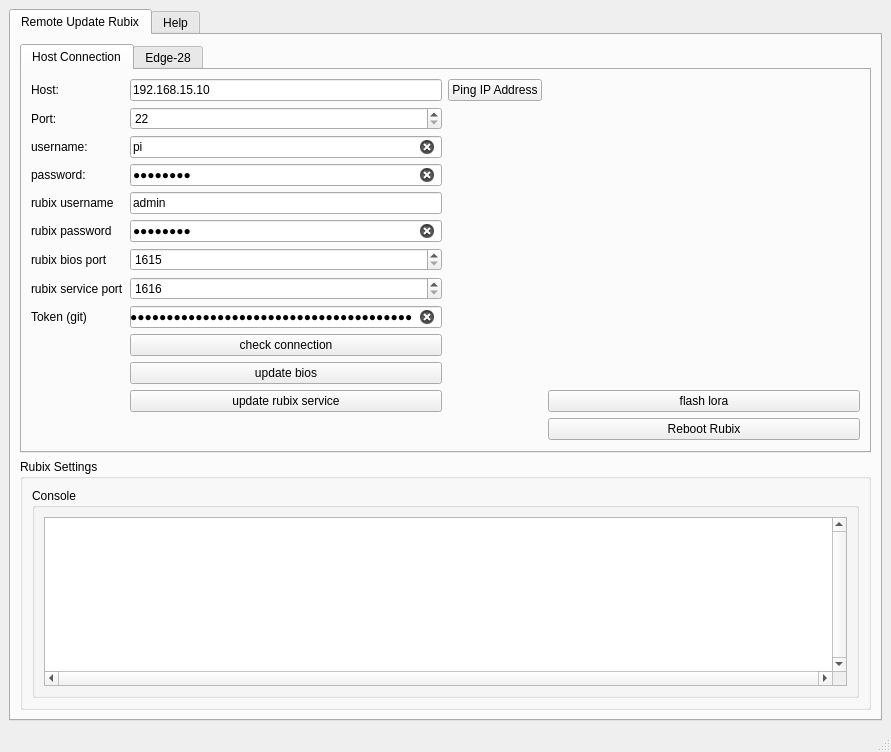
<?xml version="1.0" encoding="UTF-8"?>
<ui version="4.0">
 <class>MainWindow</class>
 <widget class="QMainWindow" name="MainWindow">
  <property name="enabled">
   <bool>true</bool>
  </property>
  <property name="geometry">
   <rect>
    <x>0</x>
    <y>0</y>
    <width>891</width>
    <height>752</height>
   </rect>
  </property>
  <property name="sizePolicy">
   <sizepolicy hsizetype="Expanding" vsizetype="Expanding">
    <horstretch>0</horstretch>
    <verstretch>0</verstretch>
   </sizepolicy>
  </property>
  <property name="minimumSize">
   <size>
    <width>500</width>
    <height>500</height>
   </size>
  </property>
  <property name="maximumSize">
   <size>
    <width>1677721</width>
    <height>1677721</height>
   </size>
  </property>
  <property name="acceptDrops">
   <bool>false</bool>
  </property>
  <property name="windowTitle">
   <string>Rubix Utils</string>
  </property>
  <property name="layoutDirection">
   <enum>Qt::LeftToRight</enum>
  </property>
  <property name="toolButtonStyle">
   <enum>Qt::ToolButtonIconOnly</enum>
  </property>
  <property name="documentMode">
   <bool>false</bool>
  </property>
  <property name="dockOptions">
   <set>QMainWindow::AllowNestedDocks|QMainWindow::AllowTabbedDocks|QMainWindow::AnimatedDocks</set>
  </property>
  <widget class="QWidget" name="centralwidget">
   <layout class="QVBoxLayout" name="verticalLayout">
    <item>
     <widget class="QTabWidget" name="lora_flasher">
      <property name="minimumSize">
       <size>
        <width>0</width>
        <height>0</height>
       </size>
      </property>
      <property name="maximumSize">
       <size>
        <width>900</width>
        <height>900</height>
       </size>
      </property>
      <property name="currentIndex">
       <number>0</number>
      </property>
      <widget class="QWidget" name="tab_rubix_remote_update">
       <attribute name="title">
        <string>Remote Update Rubix</string>
       </attribute>
       <layout class="QVBoxLayout" name="verticalLayout_2">
        <item>
         <widget class="QTabWidget" name="token">
          <property name="enabled">
           <bool>true</bool>
          </property>
          <property name="currentIndex">
           <number>0</number>
          </property>
          <widget class="QWidget" name="widget">
           <attribute name="title">
            <string>Host Connection</string>
           </attribute>
           <layout class="QGridLayout" name="gridLayout">
            <item row="3" column="0">
             <widget class="QLabel" name="label_4">
              <property name="text">
               <string>password:</string>
              </property>
             </widget>
            </item>
            <item row="8" column="0">
             <widget class="QLabel" name="label_6">
              <property name="text">
               <string>Token (git)</string>
              </property>
             </widget>
            </item>
            <item row="13" column="4">
             <widget class="QPushButton" name="action_lora_reflash">
              <property name="text">
               <string>flash lora</string>
              </property>
             </widget>
            </item>
            <item row="2" column="0">
             <widget class="QLabel" name="label_2">
              <property name="text">
               <string>username:</string>
              </property>
             </widget>
            </item>
            <item row="7" column="2">
             <widget class="QSpinBox" name="rubix_service_port">
              <property name="minimum">
               <number>1616</number>
              </property>
              <property name="maximum">
               <number>60000</number>
              </property>
             </widget>
            </item>
            <item row="4" column="0">
             <widget class="QLabel" name="label_5">
              <property name="text">
               <string>rubix username</string>
              </property>
             </widget>
            </item>
            <item row="10" column="2">
             <widget class="QPushButton" name="action_remote_update_connect">
              <property name="text">
               <string>check connection</string>
              </property>
             </widget>
            </item>
            <item row="3" column="2">
             <widget class="QLineEdit" name="setting_remote_update_password">
              <property name="text">
               <string>N00BRCRC</string>
              </property>
              <property name="echoMode">
               <enum>QLineEdit::PasswordEchoOnEdit</enum>
              </property>
              <property name="clearButtonEnabled">
               <bool>true</bool>
              </property>
             </widget>
            </item>
            <item row="1" column="2">
             <widget class="QSpinBox" name="setting_remote_update_port">
              <property name="minimum">
               <number>22</number>
              </property>
              <property name="maximum">
               <number>60000</number>
              </property>
             </widget>
            </item>
            <item row="12" column="4">
             <spacer name="horizontalSpacer_2">
              <property name="orientation">
               <enum>Qt::Horizontal</enum>
              </property>
              <property name="sizeHint" stdset="0">
               <size>
                <width>40</width>
                <height>20</height>
               </size>
              </property>
             </spacer>
            </item>
            <item row="0" column="2">
             <widget class="QLineEdit" name="setting_remote_update_host">
              <property name="text">
               <string>192.168.15.10</string>
              </property>
             </widget>
            </item>
            <item row="12" column="2">
             <widget class="QPushButton" name="action_remote_update">
              <property name="text">
               <string>update bios</string>
              </property>
             </widget>
            </item>
            <item row="6" column="0">
             <widget class="QLabel" name="label_9">
              <property name="text">
               <string>rubix bios port</string>
              </property>
             </widget>
            </item>
            <item row="13" column="2">
             <widget class="QPushButton" name="action_remote_rubix_service">
              <property name="text">
               <string>update rubix service</string>
              </property>
             </widget>
            </item>
            <item row="8" column="2">
             <widget class="QLineEdit" name="github_token">
              <property name="text">
               <string>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</string>
              </property>
              <property name="echoMode">
               <enum>QLineEdit::PasswordEchoOnEdit</enum>
              </property>
              <property name="clearButtonEnabled">
               <bool>true</bool>
              </property>
             </widget>
            </item>
            <item row="2" column="2">
             <widget class="QLineEdit" name="setting_remote_update_user">
              <property name="text">
               <string>pi</string>
              </property>
              <property name="echoMode">
               <enum>QLineEdit::Normal</enum>
              </property>
              <property name="clearButtonEnabled">
               <bool>true</bool>
              </property>
             </widget>
            </item>
            <item row="4" column="2">
             <widget class="QLineEdit" name="rubix_username">
              <property name="text">
               <string>admin</string>
              </property>
             </widget>
            </item>
            <item row="0" column="0">
             <widget class="QLabel" name="label">
              <property name="text">
               <string>Host: </string>
              </property>
             </widget>
            </item>
            <item row="1" column="0">
             <widget class="QLabel" name="label_3">
              <property name="text">
               <string>Port:</string>
              </property>
             </widget>
            </item>
            <item row="7" column="0">
             <widget class="QLabel" name="label_10">
              <property name="text">
               <string>rubix service port</string>
              </property>
             </widget>
            </item>
            <item row="5" column="2">
             <widget class="QLineEdit" name="rubix_password">
              <property name="text">
               <string>N00BRCRC</string>
              </property>
              <property name="echoMode">
               <enum>QLineEdit::PasswordEchoOnEdit</enum>
              </property>
              <property name="clearButtonEnabled">
               <bool>true</bool>
              </property>
             </widget>
            </item>
            <item row="0" column="3">
             <widget class="QPushButton" name="action_remote_ping_host">
              <property name="toolTip">
               <string extracomment="Ping ip address (dosnt ping the ssh port only the ip)"/>
              </property>
              <property name="toolTipDuration">
               <number>5</number>
              </property>
              <property name="text">
               <string>Ping IP Address</string>
              </property>
             </widget>
            </item>
            <item row="6" column="2">
             <widget class="QSpinBox" name="rubix_bios_port">
              <property name="minimum">
               <number>1615</number>
              </property>
              <property name="maximum">
               <number>60000</number>
              </property>
             </widget>
            </item>
            <item row="5" column="0">
             <widget class="QLabel" name="label_7">
              <property name="text">
               <string>rubix password</string>
              </property>
             </widget>
            </item>
            <item row="14" column="4">
             <widget class="QPushButton" name="rubix_reboot">
              <property name="text">
               <string>Reboot Rubix</string>
              </property>
             </widget>
            </item>
           </layout>
          </widget>
          <widget class="QWidget" name="tab">
           <attribute name="title">
            <string>Edge-28</string>
           </attribute>
           <layout class="QGridLayout" name="gridLayout_2">
            <item row="7" column="1">
             <widget class="QLabel" name="label_16">
              <property name="text">
               <string>net mask</string>
              </property>
             </widget>
            </item>
            <item row="6" column="1">
             <widget class="QLabel" name="label_15">
              <property name="text">
               <string>new ip</string>
              </property>
             </widget>
            </item>
            <item row="2" column="3">
             <widget class="QLineEdit" name="bbb_user">
              <property name="text">
               <string>debian</string>
              </property>
             </widget>
            </item>
            <item row="1" column="1">
             <widget class="QLabel" name="label_13">
              <property name="text">
               <string>port</string>
              </property>
             </widget>
            </item>
            <item row="9" column="3">
             <widget class="QPushButton" name="run_update_bbb_ip">
              <property name="text">
               <string>Update</string>
              </property>
             </widget>
            </item>
            <item row="6" column="3">
             <widget class="QLineEdit" name="bbb_new_ip">
              <property name="text">
               <string>192.168.15.249</string>
              </property>
             </widget>
            </item>
            <item row="8" column="3">
             <widget class="QLineEdit" name="bbb_new_router">
              <property name="text">
               <string>192.168.15.253</string>
              </property>
             </widget>
            </item>
            <item row="0" column="1">
             <widget class="QLabel" name="label_12">
              <property name="text">
               <string>host</string>
              </property>
             </widget>
            </item>
            <item row="0" column="3">
             <widget class="QLineEdit" name="bbb_host">
              <property name="text">
               <string>192.168.15.249</string>
              </property>
             </widget>
            </item>
            <item row="5" column="3">
             <widget class="QRadioButton" name="bbb_dhcp_static_option">
              <property name="text">
               <string>Set up IP as DHCP (auto) or static</string>
              </property>
             </widget>
            </item>
            <item row="3" column="3">
             <widget class="QLineEdit" name="bbb_password">
              <property name="text">
               <string>N00B2828</string>
              </property>
              <property name="echoMode">
               <enum>QLineEdit::PasswordEchoOnEdit</enum>
              </property>
              <property name="clearButtonEnabled">
               <bool>true</bool>
              </property>
             </widget>
            </item>
            <item row="2" column="1">
             <widget class="QLabel" name="label_11">
              <property name="text">
               <string>user</string>
              </property>
             </widget>
            </item>
            <item row="1" column="3">
             <widget class="QLineEdit" name="bbb_port">
              <property name="text">
               <string>22</string>
              </property>
             </widget>
            </item>
            <item row="5" column="1">
             <widget class="QLabel" name="label_14">
              <property name="text">
               <string>DHCP/Static</string>
              </property>
             </widget>
            </item>
            <item row="7" column="3">
             <widget class="QLineEdit" name="bbb_new_mask">
              <property name="text">
               <string>255.255.255.0</string>
              </property>
             </widget>
            </item>
            <item row="8" column="1">
             <widget class="QLabel" name="label_17">
              <property name="text">
               <string>gateway/router address</string>
              </property>
             </widget>
            </item>
            <item row="3" column="1">
             <widget class="QLabel" name="label_8">
              <property name="text">
               <string>password</string>
              </property>
             </widget>
            </item>
            <item row="4" column="3">
             <widget class="QPushButton" name="bbb_host_check_connection">
              <property name="text">
               <string>check connection</string>
              </property>
             </widget>
            </item>
           </layout>
          </widget>
         </widget>
        </item>
        <item>
         <widget class="QGroupBox" name="groupBox_2">
          <property name="title">
           <string>Rubix Settings</string>
          </property>
          <property name="checkable">
           <bool>false</bool>
          </property>
          <layout class="QHBoxLayout" name="horizontalLayout">
           <item>
            <widget class="QGroupBox" name="groupBox">
             <property name="title">
              <string>Console</string>
             </property>
             <layout class="QVBoxLayout" name="verticalLayout_3">
              <item>
               <widget class="QPlainTextEdit" name="feedback_logs_console">
                <property name="verticalScrollBarPolicy">
                 <enum>Qt::ScrollBarAlwaysOn</enum>
                </property>
                <property name="horizontalScrollBarPolicy">
                 <enum>Qt::ScrollBarAlwaysOn</enum>
                </property>
               </widget>
              </item>
             </layout>
            </widget>
           </item>
          </layout>
         </widget>
        </item>
       </layout>
      </widget>
      <widget class="QWidget" name="tab_help">
       <attribute name="title">
        <string>Help</string>
       </attribute>
      </widget>
     </widget>
    </item>
   </layout>
  </widget>
  <widget class="QStatusBar" name="statusBar"/>
 </widget>
 <resources/>
 <connections/>
</ui>
